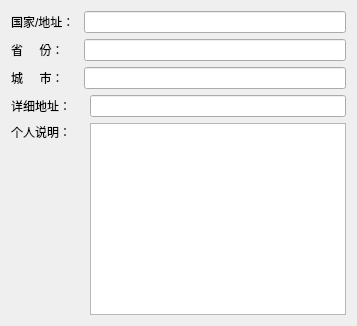
                     <widget class="QWidget" name="detail">
                      <attribute name="icon">
                       <iconset>
                        <normaloff>:/SuperMarketManageSystem/img/m3.png</normaloff>
                        <normalon>:/SuperMarketManageSystem/img/m4.png</normalon>:/SuperMarketManageSystem/img/m3.png</iconset>
                      </attribute>
                      <attribute name="title">
                       <string>详细资料</string>
                      </attribute>
                      <layout class="QHBoxLayout" name="horizontalLayout_50">
                       <item>
                        <layout class="QGridLayout" name="gridLayout_4">
                         <item row="0" column="0">
                          <widget class="QLabel" name="label_61">
                           <property name="text">
                            <string>国家/地址： </string>
                           </property>
                          </widget>
                         </item>
                         <item row="0" column="1" colspan="2">
                          <widget class="QLineEdit" name="lineEditCountry"/>
                         </item>
                         <item row="1" column="0">
                          <widget class="QLabel" name="label_62">
                           <property name="text">
                            <string>省     份：</string>
                           </property>
                          </widget>
                         </item>
                         <item row="1" column="1" colspan="2">
                          <widget class="QLineEdit" name="lineEditProvince"/>
                         </item>
                         <item row="2" column="0">
                          <widget class="QLabel" name="label_63">
                           <property name="text">
                            <string>城     市：</string>
                           </property>
                          </widget>
                         </item>
                         <item row="2" column="1" colspan="2">
                          <widget class="QLineEdit" name="lineEditCity"/>
                         </item>
                         <item row="3" column="0" colspan="2">
                          <widget class="QLabel" name="label_64">
                           <property name="text">
                            <string>详细地址：</string>
                           </property>
                          </widget>
                         </item>
                         <item row="3" column="2">
                          <widget class="QLineEdit" name="lineEditDetailAddress"/>
                         </item>
                         <item row="4" column="0" colspan="2">
                          <widget class="QLabel" name="label_65">
                           <property name="text">
                            <string>个人说明：</string>
                           </property>
                           <property name="alignment">
                            <set>Qt::AlignLeading|Qt::AlignLeft|Qt::AlignTop</set>
                           </property>
                          </widget>
                         </item>
                         <item row="4" column="2">
                          <widget class="QTextEdit" name="textEditPeronDetail"/>
                         </item>
                        </layout>
                       </item>
                      </layout>
                     </widget>
